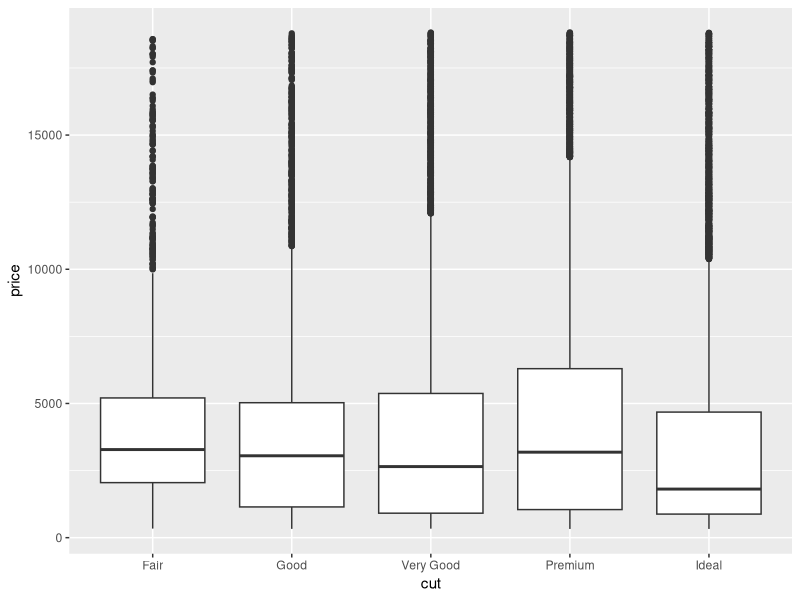
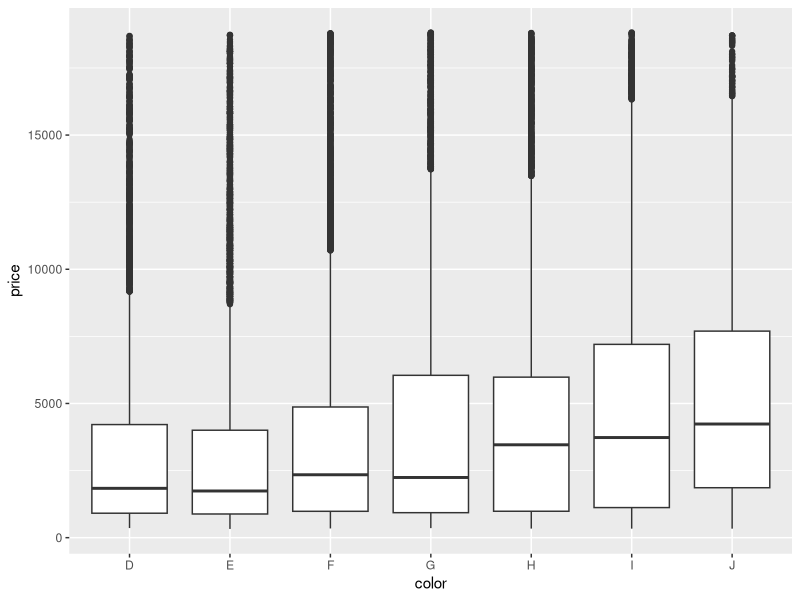
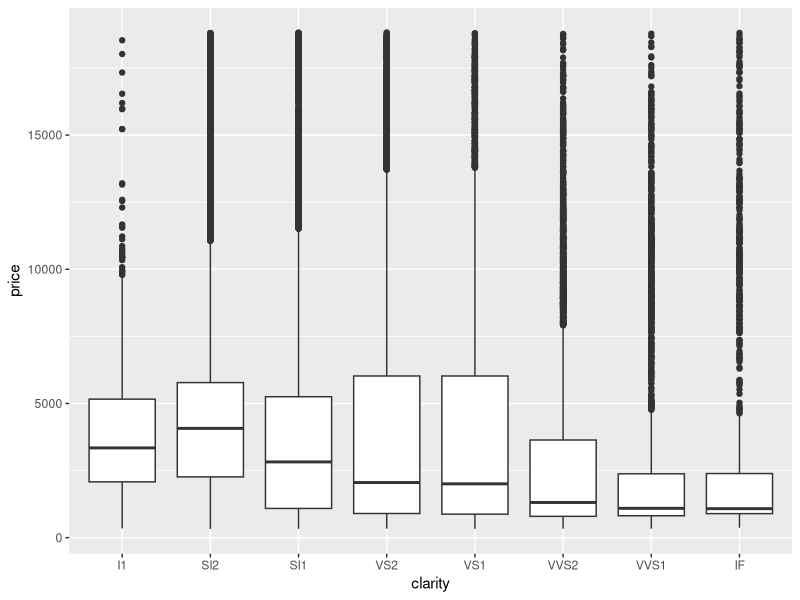
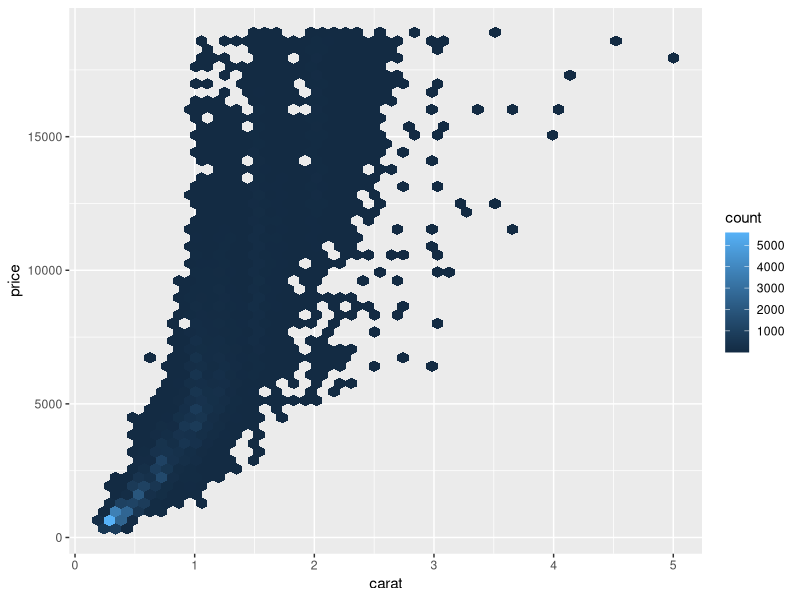
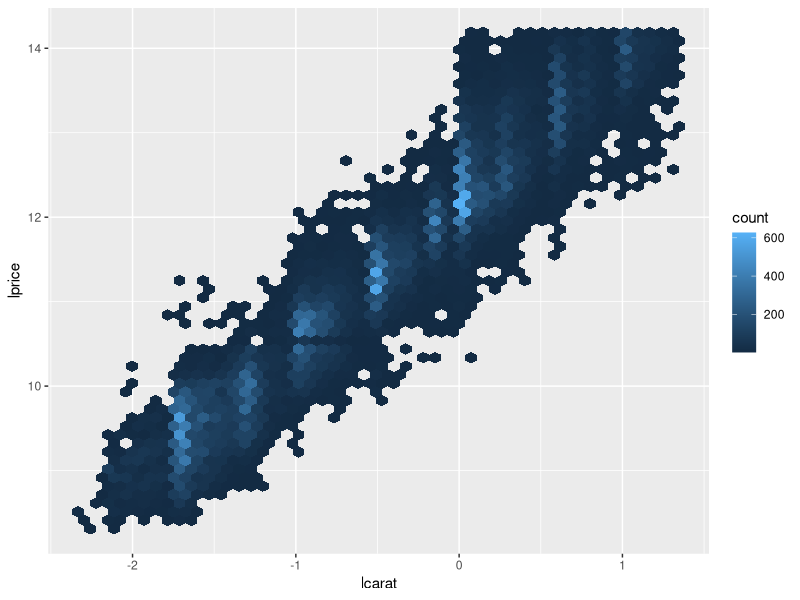
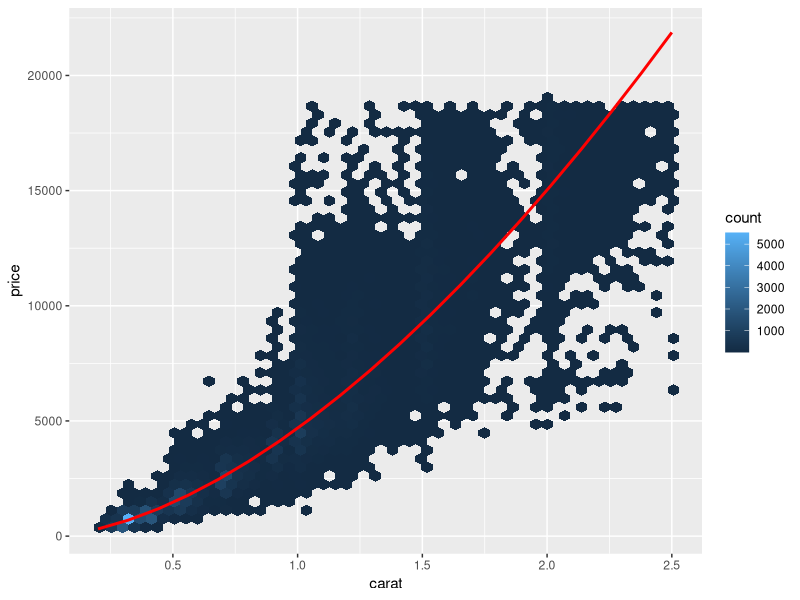
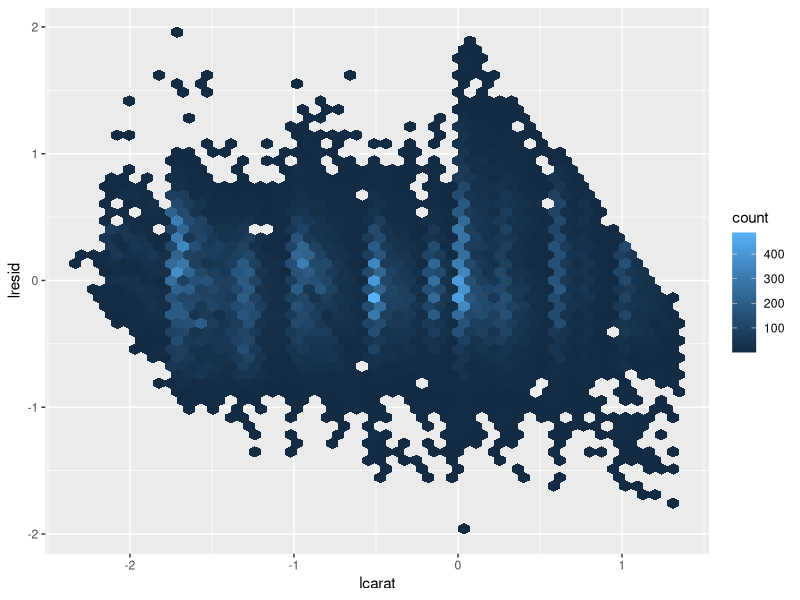
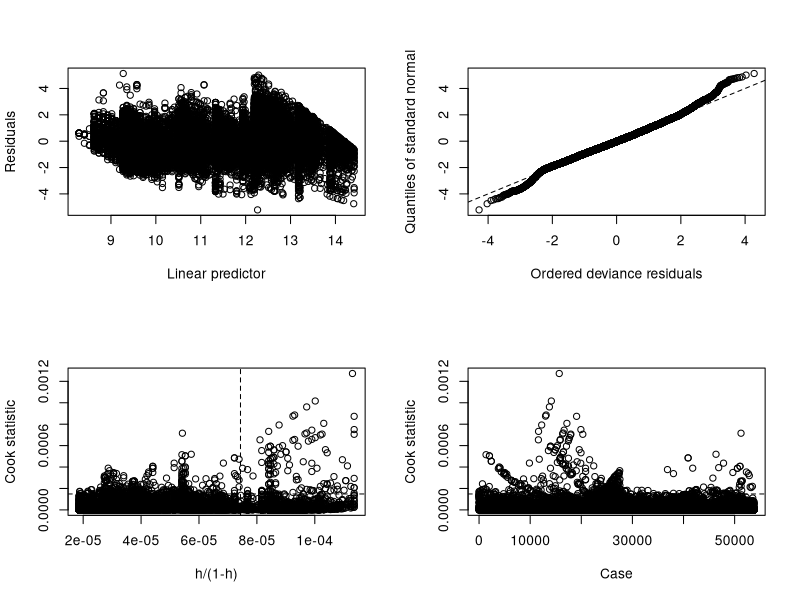

These figures' R source, in order:
library(tidyverse)
library(modelr)
library(boot)
library(car)
library(corrplot)

ggplot(diamonds, aes(cut, price)) + geom_boxplot()
ggplot(diamonds, aes(color, price)) + geom_boxplot()
ggplot(diamonds, aes(clarity, price)) + geom_boxplot()

ggplot(diamonds, aes(carat, price)) + 
  geom_hex(bins = 50)


diamonds2 <- diamonds %>% 
  filter(carat <= 2.5) %>% 
  mutate(lprice = log2(price), lcarat = log2(carat))


ggplot(diamonds2, aes(lcarat, lprice)) +
  geom_hex(bins = 50)


mod_diamond <- lm(lprice ~ lcarat, data = diamonds2)

grid <- diamonds2 %>% 
  data_grid(carat = seq_range(carat, 20)) %>% 
  mutate(lcarat = log2(carat)) %>% 
  add_predictions(mod_diamond, "lprice") %>% 
  mutate(price = 2 ^ lprice)

ggplot(diamonds2, aes(carat, price)) + 
  geom_hex(bins = 50) + 
  geom_line(data = grid, colour = "red", size = 1)

diamonds2 <- diamonds2 %>% 
  add_residuals(mod_diamond, "lresid")

ggplot(diamonds2, aes(lcarat, lresid)) + 
  geom_hex(bins = 50)

mod_diamond_glm <- glm(lprice ~ lcarat, data = diamonds2, family = gaussian)
glm.diag.plots(mod_diamond_glm)

ggplot(diamonds2, aes(cut, lresid)) + geom_boxplot()
ggplot(diamonds2, aes(color, lresid)) + geom_boxplot()
ggplot(diamonds2, aes(clarity, lresid)) + geom_boxplot()

##multiple variables
mod_diamond2 <- lm(lprice ~ lcarat + color + cut + clarity, data = diamonds2)
summary(mod_diamond2)
avPlots(mod_diamond2)

#non_numeric <- c('cut', 'color', 'clarity')
#subset(df, select=-c(z,u))
M <- cor(subset(diamonds2, select = -c(cut, color, clarity)))
corrplot.mixed(M, lower.col = "black", number.cex = .7)

grid <- diamonds2 %>% 
  data_grid(cut, .model = mod_diamond2) %>% 
  add_predictions(mod_diamond2)
grid

ggplot(grid, aes(cut, pred)) + 
  geom_point()

diamonds2 <- diamonds2 %>% 
  add_residuals(mod_diamond2, "lresid2")

ggplot(diamonds2, aes(lcarat, lresid2)) + 
  geom_hex(bins = 50)

diamonds2 %>% 
  filter(abs(lresid2) > 1) %>% 
  add_predictions(mod_diamond2) %>% 
  mutate(pred = round(2 ^ pred)) %>% 
  select(price, pred, carat:table, x:z) %>% 
  arrange(price)


